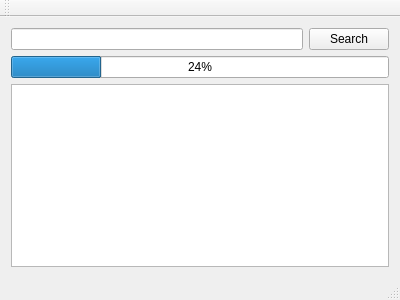
<?xml version="1.0" encoding="UTF-8"?>
<ui version="4.0">
 <class>MainWindow</class>
 <widget class="QMainWindow" name="MainWindow">
  <property name="geometry">
   <rect>
    <x>0</x>
    <y>0</y>
    <width>400</width>
    <height>300</height>
   </rect>
  </property>
  <property name="windowTitle">
   <string>MainWindow</string>
  </property>
  <widget class="QWidget" name="centralWidget">
   <layout class="QVBoxLayout" name="verticalLayout">
    <item>
     <layout class="QHBoxLayout" name="horizontalLayout">
      <item>
       <widget class="QLineEdit" name="eSearch"/>
      </item>
      <item>
       <widget class="QPushButton" name="btnSearch">
        <property name="text">
         <string>Search</string>
        </property>
       </widget>
      </item>
     </layout>
    </item>
    <item>
     <widget class="QProgressBar" name="progressBar">
      <property name="value">
       <number>24</number>
      </property>
     </widget>
    </item>
    <item>
     <widget class="QListWidget" name="listWidget"/>
    </item>
   </layout>
  </widget>
  <widget class="QMenuBar" name="menuBar">
   <property name="geometry">
    <rect>
     <x>0</x>
     <y>0</y>
     <width>400</width>
     <height>22</height>
    </rect>
   </property>
  </widget>
  <widget class="QToolBar" name="mainToolBar">
   <attribute name="toolBarArea">
    <enum>TopToolBarArea</enum>
   </attribute>
   <attribute name="toolBarBreak">
    <bool>false</bool>
   </attribute>
  </widget>
  <widget class="QStatusBar" name="statusBar"/>
 </widget>
 <layoutdefault spacing="6" margin="11"/>
 <resources/>
 <connections/>
</ui>
